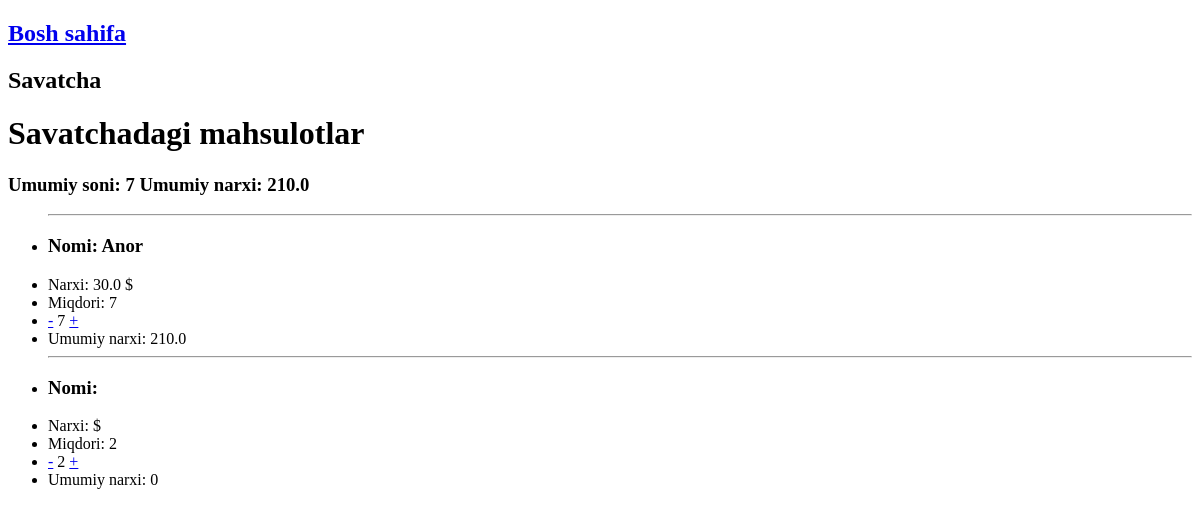
The page /cart/ (signed in) on the database as committed earlier.
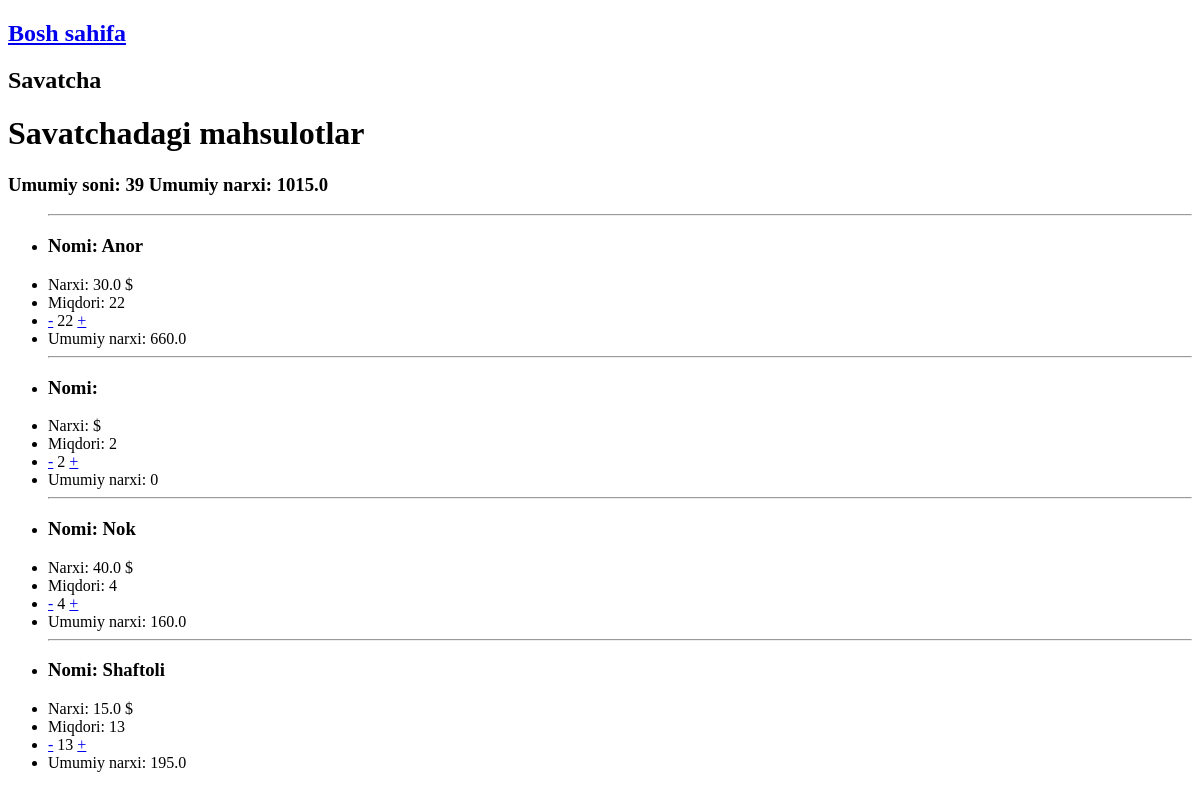
The same page on the database as committed later.
### shop/models.py (models this page shows, shortened)
class OrderProduct(models.Model):
    order = models.ForeignKey(Order, on_delete=models.SET_NULL, null=True)
    product = models.ForeignKey(Product, on_delete=models.SET_NULL, null=True)
    quantity = models.IntegerField(default=0)
    added = models.DateTimeField(auto_now_add=True, null=True)
    @property
    def get_total_price(self):
        if self.product is not None:
            total_price = self.quantity * self.product.price
            return total_price
        return 0

class Product(models.Model):
    name = models.CharField(max_length=150)
    price = models.FloatField()
    quantity = models.IntegerField(default=0)

### shop/views.py (the view)
# urls.py: path('cart/', cart, name="cart"),
def cart(request):
    if request.user.is_authenticated:
        cart_info = CartAuthenticatedUser(request).get_cart_info()
        context = {
            'order_products': cart_info['order_products'],
            'cart_total_price': cart_info['cart_total_price'],
            'cart_total_quantity': cart_info['cart_total_quantity'],
        }
        return render(request, 'cart.html', context=context)
    else:
        return HttpResponse("Avval tizimga kiring!")

### shop/models.py (called while the page is built)
    @property
    def get_cart_total_price(self):
        order_products = self.orderproduct_set.all()
        total_price = sum(product.get_total_price for product in order_products if product.product is not None)
        return total_price

    @property
    def get_cart_total_quantity(self):
        order_products = self.orderproduct_set.all()
        total_quantity = sum(product.quantity for product in order_products if product.product is not None)
        return total_quantity

### shop/utils.py (called while the page is built)
    def get_cart_info(self):
        customer, created = Customer.objects.get_or_create(
            user=self.request.user
        )
        order, created = Order.objects.get_or_create(
            customer=customer,
            active=True
        )
        order_products = order.orderproduct_set.all()
        cart_total_price = order.get_cart_total_price
        cart_total_quantity = order.get_cart_total_quantity
        return {
            'order': order,
            'order_products': order_products,
            'cart_total_price': cart_total_price,
            'cart_total_quantity': cart_total_quantity
        }

### shop/templates/cart.html (shortened to what this page needs)
<!DOCTYPE html>
<html lang="en">
<head>
</head>
<body>
<h2><a href="{% url 'index' %}">Bosh sahifa</a></h2>
<h2>Savatcha</h2>
<h1>Savatchadagi mahsulotlar</h1>
<h3>Umumiy soni: {{ cart_total_quantity }} Umumiy narxi: {{cart_total_price}}</h3>
<ul>
    {% for product in order_products %}
    <hr>
    <li><h3>Nomi: {{ product.product.name }}</h3></li>
    <li>Narxi: {{ product.product.price }} $</li>
    <li>Miqdori: {{ product.quantity }}</li>
    <li>
        <a href="{% url 'to_cart' product.pk 'delete' %}">-</a>
        {{ product.quantity }}
        <a href="{% url 'to_cart' product.pk 'add' %}">+</a>
    </li>
    <li>Umumiy narxi: {{product.get_total_price}}</li>
    {% endfor %}
</ul>
</body>
</html>

Rows that differ between the two databases and show on the page:
changed OrderProduct "Anor": quantity "7" → "22"; get_total_price "210.0" → "660.0"
added OrderProduct: product.name "Nok", product.price "40.0", quantity "4", get_total_price "160.0"
added OrderProduct: product.name "Shaftoli", product.price "15.0", quantity "13", get_total_price "195.0"
Other text that changed with them:
{{ cart_total_quantity }}: "7" → "39"
{{ cart_total_price }}: "210.0" → "1015.0"
